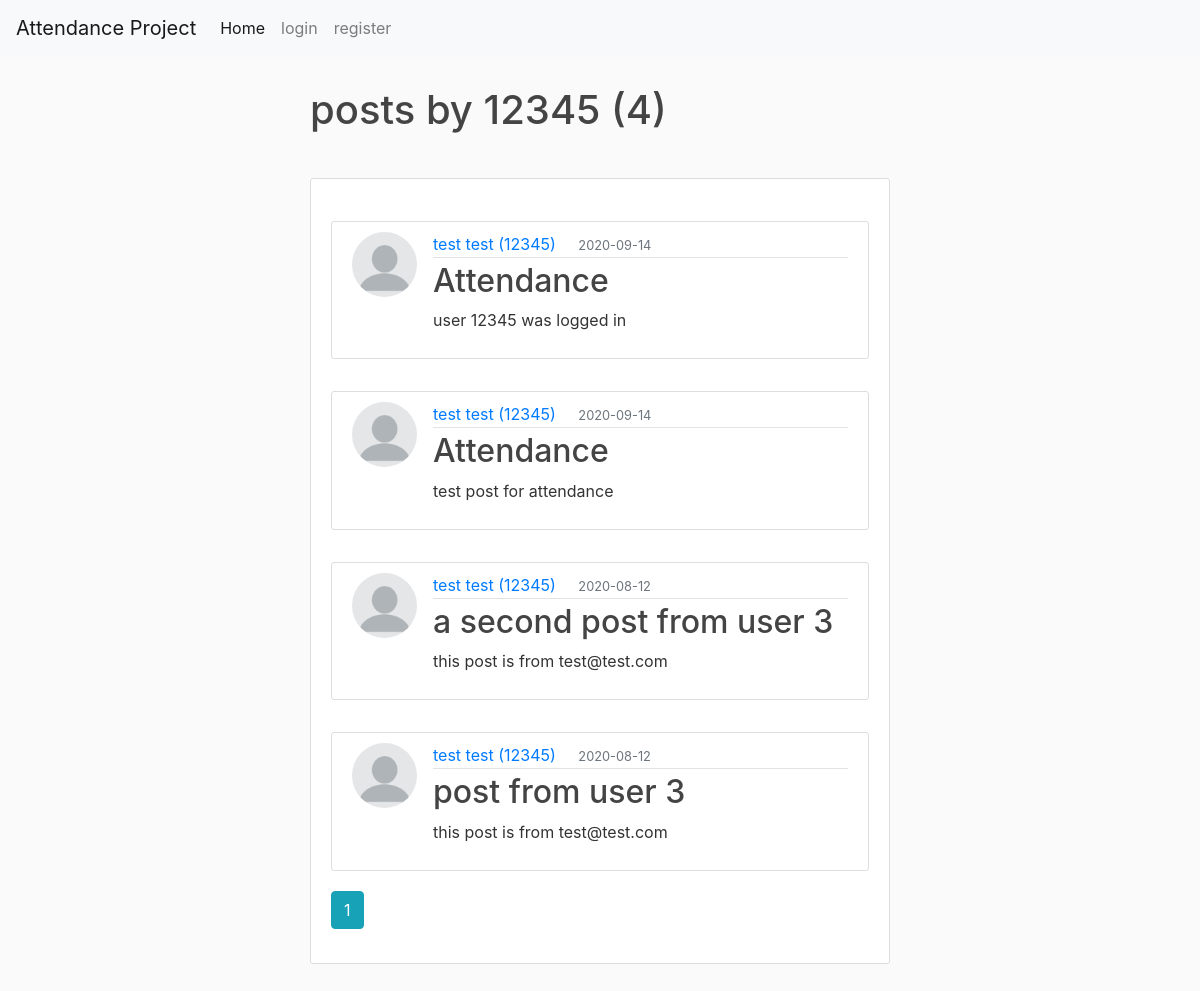
Before: /user/12345 with the older database file.
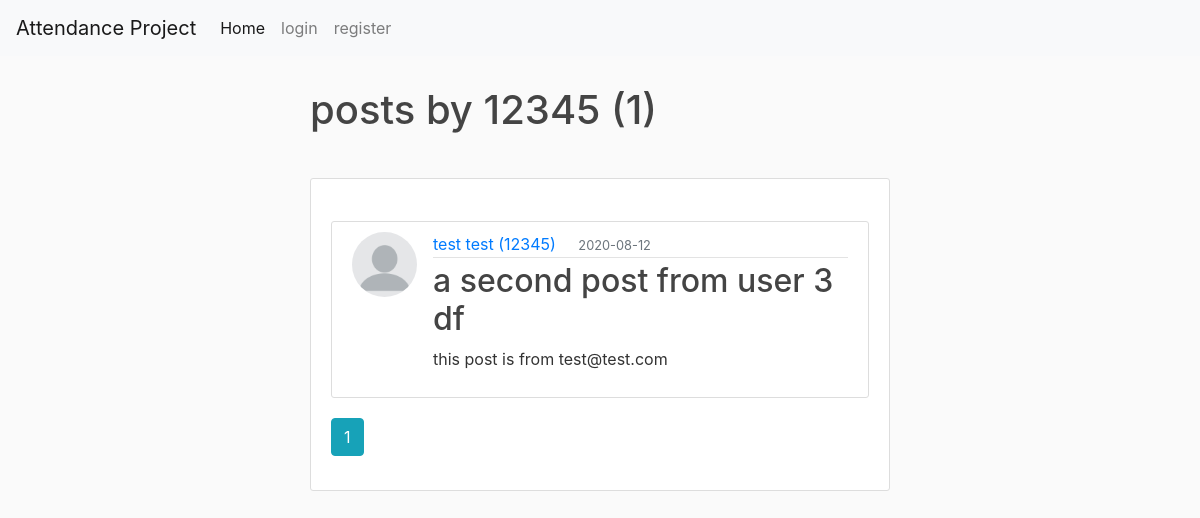
After: the same page with the newer database file.
### attendance/models.py (models this page shows, shortened)
class Post(db.Model):
    id = db.Column(db.Integer, primary_key=True)
    title = db.Column(db.String(20), nullable=False)
    date_posted = db.Column(db.DateTime, nullable=False, default=datetime.utcnow)
    content = db.Column(db.Text, nullable=False)
    user_id = db.Column(db.Integer, db.ForeignKey('user.id'), nullable=False)

class User(UserMixin ,db.Model):
    id = db.Column(db.Integer, primary_key=True)
    fname = db.Column(db.String(20), nullable=True)
    lname = db.Column(db.String(20), nullable=True)
    student_id = db.Column(db.String(20), unique=True, nullable=False)
    email = db.Column(db.String(120), unique=True, nullable=False)
    image_file = db.Column(db.String(20), nullable=False, default='default.jpg')
    password = db.Column(db.String(60), nullable=False)
    posts = db.relationship('Post', backref='author', lazy=True)

### attendance/users/routes.py (the view)
@users.route('/user/<string:student_id>')
def user_posts(student_id):
    page = request.args.get('page', 1, type=int)
    user = User.query.filter_by(student_id=student_id).first_or_404() # first or 404 so if value is none then it returns a 404
    posts = Post.query.filter_by(author=user)\
        .order_by(Post.date_posted.desc())\
        .paginate(page=page, per_page=5)\
    return render_template('user_posts.html', posts=posts, user=user)

### attendance/templates/user_posts.html (shortened to what this page needs)
{%extends "layout.html"%}
{% block content %}
<body>
    <h1 class="container mb-4">posts by {{ user.student_id }} ({{ posts.total }})</h1>
    <div class="container">
        <div class="content-section">
            {% for post in posts.items %}
            <article class="media content-section">
                <img class="rounded-circle article-img" src="{{ url_for('static', filename='profile_pics/' + post.author.image_file) }}" alt="">
                <div class="media-body">
                <div class="article-metadata">
                    <a class="mr-2" href="{{ url_for('users.user_posts', student_id=post.author.student_id) }}">{{ post.author.fname }} {{ post.author.lname}} ({{ post.author.student_id }})</a>
                    <small class="text-muted">{{ post.date_posted.strftime('%Y-%m-%d') }}</small>
                </div>
                <h2><a class="article-title" href="{{url_for('posts.post', post_id=post.id )}}">{{ post.title }}</a></h2>
                <p class="article-content">{{ post.content }}</p>
                </div>
                </article>
            {% endfor %}
            {% for page_num in posts.iter_pages(left_edge=1, right_edge=1, left_current=1, right_current=3) %}
                {% if page_num %}
                    {% if posts.page == page_num %}
                        <a class='btn btn-info mb-4' href="{{ url_for('users.user_posts', student_id=user.student_id, page=page_num) }}">{{ page_num }}</a>
                    {% else %}
                        <a class='btn btn-outline-info mb-4' href="{{ url_for('users.user_posts', student_id=user.student_id, page=page_num) }}">{{ page_num }}</a>
                    {% endif %}
                {% else %}
                    ...
                {% endif %}
            {% endfor %}
        </div>
    </div>
</body>
{% endblock %}

Changed rows visible on the page:
removed Post: image_file (placeholder picture), author.fname "test", author.lname "test", author.student_id "12345", date_posted "2020-09-14", title "Attendance", content "user 12345 was logged in"
removed Post: image_file (placeholder picture), author.fname "test", author.lname "test", author.student_id "12345", date_posted "2020-09-14", title "Attendance", content "test post for attendance"
removed Post: image_file (placeholder picture), author.fname "test", author.lname "test", author.student_id "12345", date_posted "2020-08-12", title "post from user 3", content "this post is from test@test.com"
changed Post "this post is from test@test.com": title "a second post from user 3" → "a second post from user 3 df"
Other visible differences:
{{ posts.total }}: "4" → "1"
